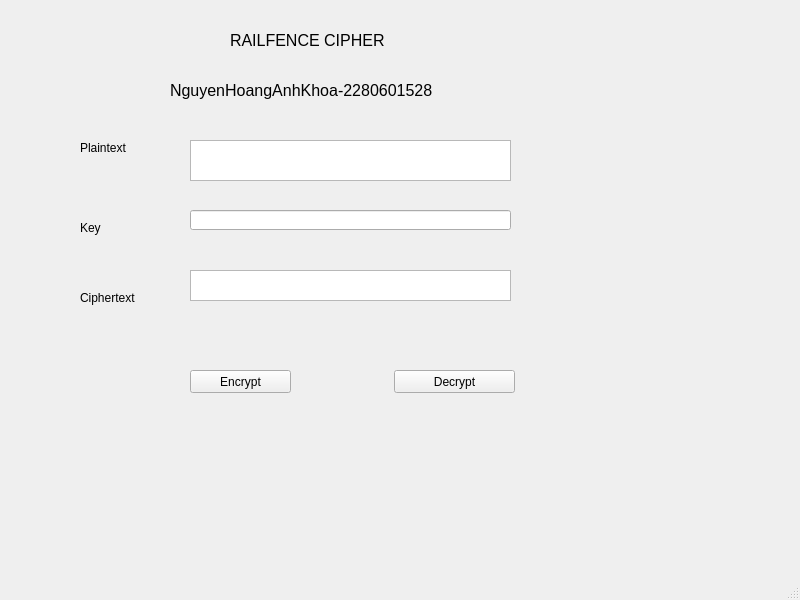
<?xml version="1.0" encoding="UTF-8"?>
<ui version="4.0">
 <class>MainWindow</class>
 <widget class="QMainWindow" name="MainWindow">
  <property name="geometry">
   <rect>
    <x>0</x>
    <y>0</y>
    <width>800</width>
    <height>600</height>
   </rect>
  </property>
  <property name="windowTitle">
   <string>MainWindow</string>
  </property>
  <widget class="QWidget" name="centralwidget">
   <widget class="QLabel" name="label">
    <property name="geometry">
     <rect>
      <x>230</x>
      <y>20</y>
      <width>561</width>
      <height>41</height>
     </rect>
    </property>
    <property name="font">
     <font>
      <pointsize>12</pointsize>
     </font>
    </property>
    <property name="text">
     <string>RAILFENCE CIPHER </string>
    </property>
   </widget>
   <widget class="QLabel" name="label_2">
    <property name="geometry">
     <rect>
      <x>80</x>
      <y>140</y>
      <width>101</width>
      <height>16</height>
     </rect>
    </property>
    <property name="text">
     <string>Plaintext</string>
    </property>
   </widget>
   <widget class="QLabel" name="label_3">
    <property name="geometry">
     <rect>
      <x>80</x>
      <y>220</y>
      <width>101</width>
      <height>16</height>
     </rect>
    </property>
    <property name="text">
     <string>Key</string>
    </property>
   </widget>
   <widget class="QLabel" name="label_4">
    <property name="geometry">
     <rect>
      <x>80</x>
      <y>290</y>
      <width>101</width>
      <height>16</height>
     </rect>
    </property>
    <property name="text">
     <string>Ciphertext</string>
    </property>
   </widget>
   <widget class="QPushButton" name="btn_encrypt">
    <property name="geometry">
     <rect>
      <x>190</x>
      <y>370</y>
      <width>101</width>
      <height>23</height>
     </rect>
    </property>
    <property name="text">
     <string>Encrypt</string>
    </property>
   </widget>
   <widget class="QPushButton" name="btn_decrypt">
    <property name="geometry">
     <rect>
      <x>394</x>
      <y>370</y>
      <width>121</width>
      <height>23</height>
     </rect>
    </property>
    <property name="text">
     <string>Decrypt</string>
    </property>
   </widget>
   <widget class="QPlainTextEdit" name="txt_plain_text">
    <property name="geometry">
     <rect>
      <x>190</x>
      <y>140</y>
      <width>321</width>
      <height>41</height>
     </rect>
    </property>
   </widget>
   <widget class="QPlainTextEdit" name="txt_cipher_text">
    <property name="geometry">
     <rect>
      <x>190</x>
      <y>270</y>
      <width>321</width>
      <height>31</height>
     </rect>
    </property>
   </widget>
   <widget class="QLineEdit" name="txt_key">
    <property name="geometry">
     <rect>
      <x>190</x>
      <y>210</y>
      <width>321</width>
      <height>20</height>
     </rect>
    </property>
   </widget>
   <widget class="QLabel" name="label_5">
    <property name="geometry">
     <rect>
      <x>170</x>
      <y>70</y>
      <width>561</width>
      <height>41</height>
     </rect>
    </property>
    <property name="font">
     <font>
      <pointsize>12</pointsize>
     </font>
    </property>
    <property name="text">
     <string>NguyenHoangAnhKhoa-2280601528</string>
    </property>
   </widget>
  </widget>
  <widget class="QMenuBar" name="menubar">
   <property name="geometry">
    <rect>
     <x>0</x>
     <y>0</y>
     <width>800</width>
     <height>26</height>
    </rect>
   </property>
  </widget>
  <widget class="QStatusBar" name="statusbar"/>
 </widget>
 <resources/>
 <connections/>
</ui>
